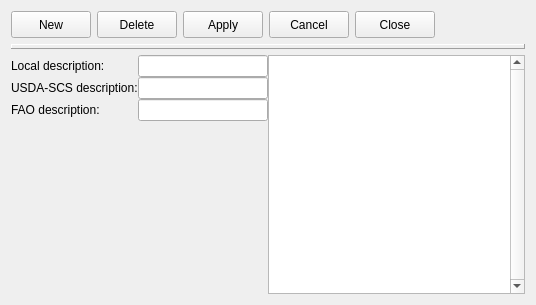
<?xml version="1.0" encoding="UTF-8"?>
<ui version="4.0">
 <class>soil</class>
 <widget class="impgenmaint" name="soil">
  <property name="geometry">
   <rect>
    <x>0</x>
    <y>0</y>
    <width>536</width>
    <height>305</height>
   </rect>
  </property>
  <property name="windowTitle">
   <string>Form</string>
  </property>
  <property name="TableName">
   <string>soil</string>
  </property>
  <property name="KeyField">
   <string>soil_cod</string>
  </property>
  <property name="DisplayColumn">
   <string>loca_des</string>
  </property>
  <property name="DisplayColumnDescription">
   <string>Soil types</string>
  </property>
  <layout class="QVBoxLayout" name="verticalLayout_3">
   <item>
    <layout class="QHBoxLayout" name="horizontalLayout_11">
     <item>
      <widget class="QPushButton" name="cmdnew">
       <property name="enabled">
        <bool>true</bool>
       </property>
       <property name="minimumSize">
        <size>
         <width>0</width>
         <height>27</height>
        </size>
       </property>
       <property name="maximumSize">
        <size>
         <width>16777215</width>
         <height>27</height>
        </size>
       </property>
       <property name="toolTip">
        <string/>
       </property>
       <property name="text">
        <string>New</string>
       </property>
       <property name="icon">
        <iconset resource="../images/images.qrc">
         <normaloff>:/images/new3.png</normaloff>:/images/new3.png</iconset>
       </property>
       <property name="flat">
        <bool>false</bool>
       </property>
      </widget>
     </item>
     <item>
      <widget class="QPushButton" name="cmdelete">
       <property name="enabled">
        <bool>true</bool>
       </property>
       <property name="minimumSize">
        <size>
         <width>0</width>
         <height>27</height>
        </size>
       </property>
       <property name="maximumSize">
        <size>
         <width>16777215</width>
         <height>27</height>
        </size>
       </property>
       <property name="toolTip">
        <string/>
       </property>
       <property name="text">
        <string>Delete</string>
       </property>
       <property name="icon">
        <iconset resource="../images/images.qrc">
         <normaloff>:/images/delete3.png</normaloff>:/images/delete3.png</iconset>
       </property>
       <property name="flat">
        <bool>false</bool>
       </property>
      </widget>
     </item>
     <item>
      <widget class="QPushButton" name="cmdapply">
       <property name="enabled">
        <bool>true</bool>
       </property>
       <property name="minimumSize">
        <size>
         <width>0</width>
         <height>27</height>
        </size>
       </property>
       <property name="maximumSize">
        <size>
         <width>16777215</width>
         <height>27</height>
        </size>
       </property>
       <property name="toolTip">
        <string/>
       </property>
       <property name="text">
        <string>Apply</string>
       </property>
       <property name="icon">
        <iconset resource="../images/images.qrc">
         <normaloff>:/images2/new/apply.png</normaloff>:/images2/new/apply.png</iconset>
       </property>
       <property name="flat">
        <bool>false</bool>
       </property>
      </widget>
     </item>
     <item>
      <widget class="QPushButton" name="cmdcancel">
       <property name="enabled">
        <bool>true</bool>
       </property>
       <property name="minimumSize">
        <size>
         <width>0</width>
         <height>27</height>
        </size>
       </property>
       <property name="maximumSize">
        <size>
         <width>16777215</width>
         <height>27</height>
        </size>
       </property>
       <property name="toolTip">
        <string/>
       </property>
       <property name="text">
        <string>Cancel</string>
       </property>
       <property name="icon">
        <iconset resource="../images/images.qrc">
         <normaloff>:/images2/new/cancel.png</normaloff>:/images2/new/cancel.png</iconset>
       </property>
       <property name="flat">
        <bool>false</bool>
       </property>
      </widget>
     </item>
     <item>
      <widget class="QPushButton" name="cmdclose">
       <property name="enabled">
        <bool>true</bool>
       </property>
       <property name="minimumSize">
        <size>
         <width>0</width>
         <height>27</height>
        </size>
       </property>
       <property name="maximumSize">
        <size>
         <width>16777215</width>
         <height>27</height>
        </size>
       </property>
       <property name="toolTip">
        <string/>
       </property>
       <property name="text">
        <string>Close</string>
       </property>
       <property name="icon">
        <iconset resource="../images/images.qrc">
         <normaloff>:/images2/new/closeform.png</normaloff>:/images2/new/closeform.png</iconset>
       </property>
       <property name="flat">
        <bool>false</bool>
       </property>
      </widget>
     </item>
     <item>
      <spacer name="horizontalSpacer_2">
       <property name="orientation">
        <enum>Qt::Horizontal</enum>
       </property>
       <property name="sizeHint" stdset="0">
        <size>
         <width>40</width>
         <height>20</height>
        </size>
       </property>
      </spacer>
     </item>
    </layout>
   </item>
   <item>
    <widget class="QLabel" name="Panel2">
     <property name="enabled">
      <bool>true</bool>
     </property>
     <property name="maximumSize">
      <size>
       <width>16777215</width>
       <height>5</height>
      </size>
     </property>
     <property name="toolTip">
      <string/>
     </property>
     <property name="layoutDirection">
      <enum>Qt::LeftToRight</enum>
     </property>
     <property name="frameShape">
      <enum>QFrame::Panel</enum>
     </property>
     <property name="frameShadow">
      <enum>QFrame::Raised</enum>
     </property>
     <property name="text">
      <string/>
     </property>
     <property name="alignment">
      <set>Qt::AlignCenter</set>
     </property>
    </widget>
   </item>
   <item>
    <layout class="QHBoxLayout" name="horizontalLayout_6">
     <property name="spacing">
      <number>0</number>
     </property>
     <property name="margin">
      <number>0</number>
     </property>
     <item>
      <layout class="QVBoxLayout" name="verticalLayout_2">
       <property name="spacing">
        <number>0</number>
       </property>
       <property name="margin">
        <number>0</number>
       </property>
       <item>
        <layout class="QGridLayout" name="gridLayout">
         <item row="0" column="0">
          <widget class="QLabel" name="Label2_2">
           <property name="enabled">
            <bool>true</bool>
           </property>
           <property name="toolTip">
            <string/>
           </property>
           <property name="text">
            <string>Local description:</string>
           </property>
          </widget>
         </item>
         <item row="0" column="1">
          <widget class="IMPEdit" name="iMPEdit_5">
           <property name="TableName">
            <string>soil</string>
           </property>
           <property name="FieldName">
            <string>loca_des</string>
           </property>
          </widget>
         </item>
         <item row="1" column="1">
          <widget class="IMPEdit" name="iMPEdit">
           <property name="TableName">
            <string>soil</string>
           </property>
           <property name="FieldName">
            <string>USDA_DES</string>
           </property>
          </widget>
         </item>
         <item row="2" column="1">
          <widget class="IMPEdit" name="iMPEdit_2">
           <property name="TableName">
            <string>soil</string>
           </property>
           <property name="FieldName">
            <string>FAO_DES</string>
           </property>
          </widget>
         </item>
         <item row="1" column="0">
          <widget class="QLabel" name="label">
           <property name="text">
            <string>USDA-SCS description:</string>
           </property>
          </widget>
         </item>
         <item row="2" column="0">
          <widget class="QLabel" name="label_2">
           <property name="text">
            <string>FAO description:</string>
           </property>
          </widget>
         </item>
        </layout>
       </item>
       <item>
        <spacer name="verticalSpacer_2">
         <property name="orientation">
          <enum>Qt::Vertical</enum>
         </property>
         <property name="sizeHint" stdset="0">
          <size>
           <width>20</width>
           <height>40</height>
          </size>
         </property>
        </spacer>
       </item>
      </layout>
     </item>
     <item>
      <widget class="QTableView" name="ListView1">
       <property name="verticalScrollBarPolicy">
        <enum>Qt::ScrollBarAlwaysOn</enum>
       </property>
      </widget>
     </item>
    </layout>
   </item>
  </layout>
 </widget>
 <customwidgets>
  <customwidget>
   <class>IMPEdit</class>
   <extends>QLineEdit</extends>
   <header>impedit.h</header>
  </customwidget>
  <customwidget>
   <class>impgenmaint</class>
   <extends>QWidget</extends>
   <header>impgenmaint.h</header>
   <container>1</container>
  </customwidget>
 </customwidgets>
 <resources>
  <include location="../images/images.qrc"/>
 </resources>
 <connections/>
</ui>
